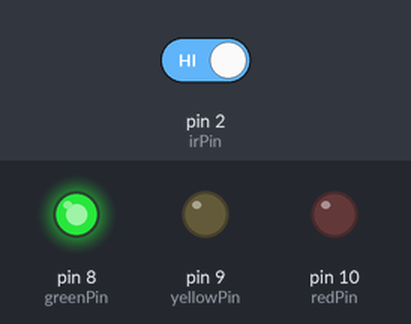
Simulated run of this sketch. Board: Arduino Uno, built with avr-gcc and run on an emulated ATmega328P. On the bench: output pins drawn as LEDs (lit = HIGH). Dashed ring = blinking. Inputs (shaded band) come from the test bench; at power-on: pin 2 (irPin) HIGH.

Above: at 1.2 s.
1.3 s: pin 2 (irPin) driven LOW
At 2.7 s:
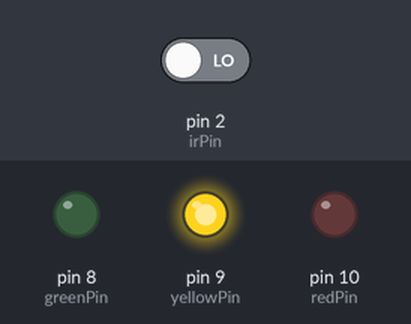
At 3.39 s:
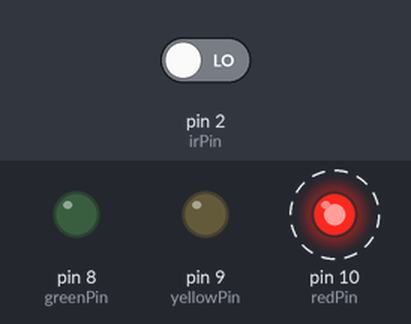
4.3 s: pin 2 (irPin) driven HIGH
At 5.1 s:
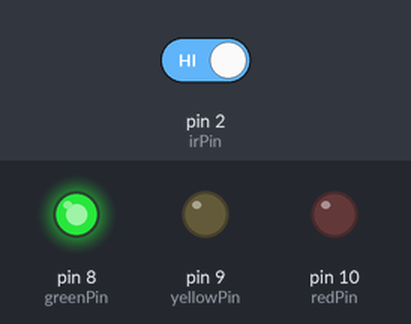
Timing chart, 0 to 7.3 s (numbered marks = the images above; inputs shaded):
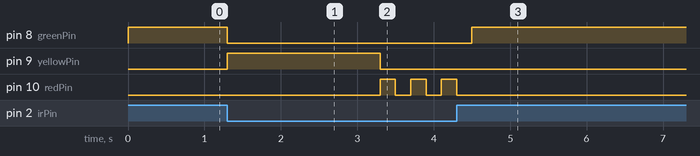

The sketch:

smart-obstacle-detection-system.ino
```cpp
const int irPin = 2;
const int greenPin = 8;
const int yellowPin = 9;
const int redPin = 10;

int obstacleStartTime = 0;
bool obstacleDetected = false;

void setup() {
  pinMode(irPin, INPUT);
  pinMode(greenPin, OUTPUT);
  pinMode(yellowPin, OUTPUT);
  pinMode(redPin, OUTPUT);

  digitalWrite(greenPin, HIGH);
}

void loop() {
  int irValue = digitalRead(irPin);  //Read sensor

  if(irValue == LOW) {   // Obstacle detected (active LOW)
    if(!obstacleDetected) {
      obstacleDetected = true;
      obstacleStartTime = millis();
    }

    unsigned long elapsed = millis() - obstacleStartTime;
    if(elapsed < 2000) {
      // Warning
      digitalWrite(greenPin, LOW);
      digitalWrite(redPin, LOW);
      digitalWrite(yellowPin, HIGH);
    }else{
      // Danger - Red Blinking
      digitalWrite(greenPin, LOW);
      digitalWrite(yellowPin, LOW);
      digitalWrite(redPin, HIGH);
      delay(200);
      digitalWrite(redPin, LOW);
      delay(200);
    }
  }
  else {
    //No Obstacle - Safe
    obstacleDetected = false;
    digitalWrite(greenPin, HIGH);
    digitalWrite(yellowPin, LOW);
    digitalWrite(redPin, LOW);
  }
}
```

Measured:
- after the input at 1.3 s, pin 8 (greenPin): HIGH → LOW at once; pin 9 (yellowPin): LOW → HIGH at once, → LOW 2.0 s later; pin 10 (redPin): alternates HIGH for 0.20 s and LOW for 0.20 s, starting after 2.0 s
- after the input at 4.3 s, pin 8 (greenPin): LOW → HIGH after 0.20 s; pin 10 (redPin): stops changing and stays LOW
